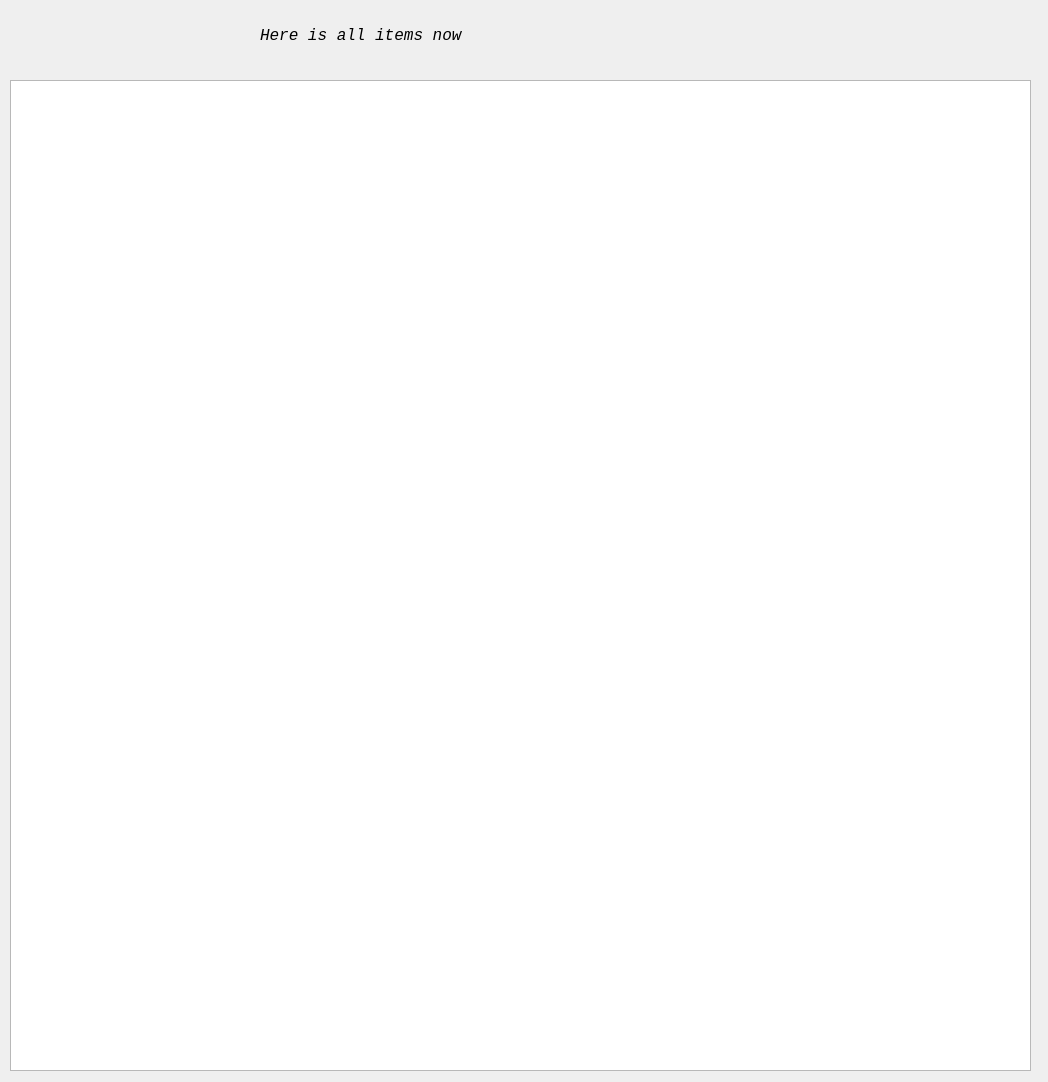
<?xml version="1.0" encoding="UTF-8"?>
<ui version="4.0">
 <class>SeeAllBidDialog</class>
 <widget class="QDialog" name="SeeAllBidDialog">
  <property name="geometry">
   <rect>
    <x>0</x>
    <y>0</y>
    <width>1048</width>
    <height>1082</height>
   </rect>
  </property>
  <property name="windowTitle">
   <string>Dialog</string>
  </property>
  <widget class="QLabel" name="label">
   <property name="geometry">
    <rect>
     <x>260</x>
     <y>0</y>
     <width>671</width>
     <height>71</height>
    </rect>
   </property>
   <property name="font">
    <font>
     <family>Consolas</family>
     <pointsize>12</pointsize>
     <italic>true</italic>
    </font>
   </property>
   <property name="text">
    <string>Here is all items now</string>
   </property>
  </widget>
  <widget class="QListWidget" name="listWidget">
   <property name="geometry">
    <rect>
     <x>10</x>
     <y>80</y>
     <width>1021</width>
     <height>991</height>
    </rect>
   </property>
  </widget>
 </widget>
 <resources/>
 <connections/>
</ui>
